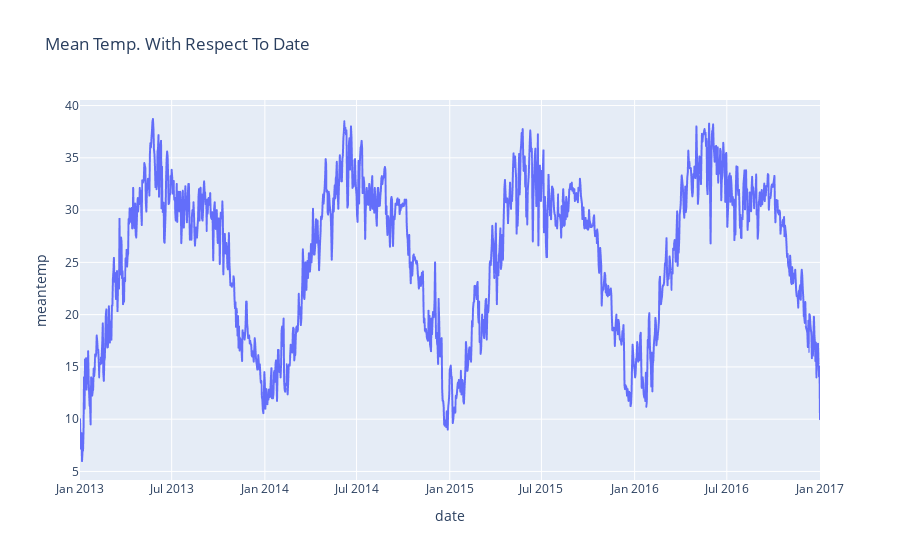

Notebook cell for this chart:
### Markdown cell above
#### 1. Line Plot

1. Daily Data With Respect to Mean Temprature by using plotly.express.

### Code cell
import plotly.express as px

fig = px.line(daily_data, x="date", y="meantemp", title='Mean Temp. With Respect To Date')
fig.show()

### Figure 1 — Plotly figure (JSON) as saved in the notebook; plotly's stock layout.template omitted (floating-point values rounded to 4 significant figures; data arrays with more than 128 entries replaced by an {"elided": "..."} marker saying what was removed)
{"data": [{"hovertemplate": "date=%{x}<br>meantemp=%{y}<extra></extra>", "legendgroup": "", "line": {"color": "#636efa", "dash": "solid"}, "mode": "lines", "name": "", "showlegend": false, "type": "scattergl", "x": {"elided": "1462 str values"}, "xaxis": "x", "y": {"elided": "1462 float values"}, "yaxis": "y"}], "layout": {"legend": {"tracegroupgap": 0}, "title": {"text": "Mean Temp. With Respect To Date"}, "xaxis": {"anchor": "y", "domain": [0, 1], "title": {"text": "date"}}, "yaxis": {"anchor": "x", "domain": [0, 1], "title": {"text": "meantemp"}}}}
